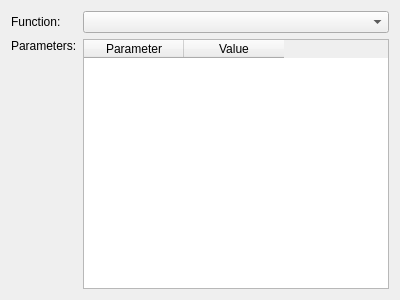
<?xml version="1.0" encoding="UTF-8"?>
<ui version="4.0">
 <class>PSFWidget</class>
 <widget class="QWidget" name="PSFWidget">
  <property name="geometry">
   <rect>
    <x>0</x>
    <y>0</y>
    <width>400</width>
    <height>300</height>
   </rect>
  </property>
  <property name="windowTitle">
   <string>Form</string>
  </property>
  <layout class="QGridLayout" name="gridLayout">
   <item row="0" column="0">
    <widget class="QLabel" name="label_2">
     <property name="text">
      <string>Function:</string>
     </property>
    </widget>
   </item>
   <item row="0" column="1">
    <widget class="QComboBox" name="functionBox"/>
   </item>
   <item row="1" column="0">
    <widget class="QLabel" name="label_3">
     <property name="text">
      <string>Parameters:</string>
     </property>
     <property name="alignment">
      <set>Qt::AlignLeading|Qt::AlignLeft|Qt::AlignTop</set>
     </property>
    </widget>
   </item>
   <item row="1" column="1">
    <widget class="QTableWidget" name="parameterTableWidget">
     <column>
      <property name="text">
       <string>Parameter</string>
      </property>
     </column>
     <column>
      <property name="text">
       <string>Value</string>
      </property>
     </column>
    </widget>
   </item>
  </layout>
 </widget>
 <resources/>
 <connections/>
</ui>
